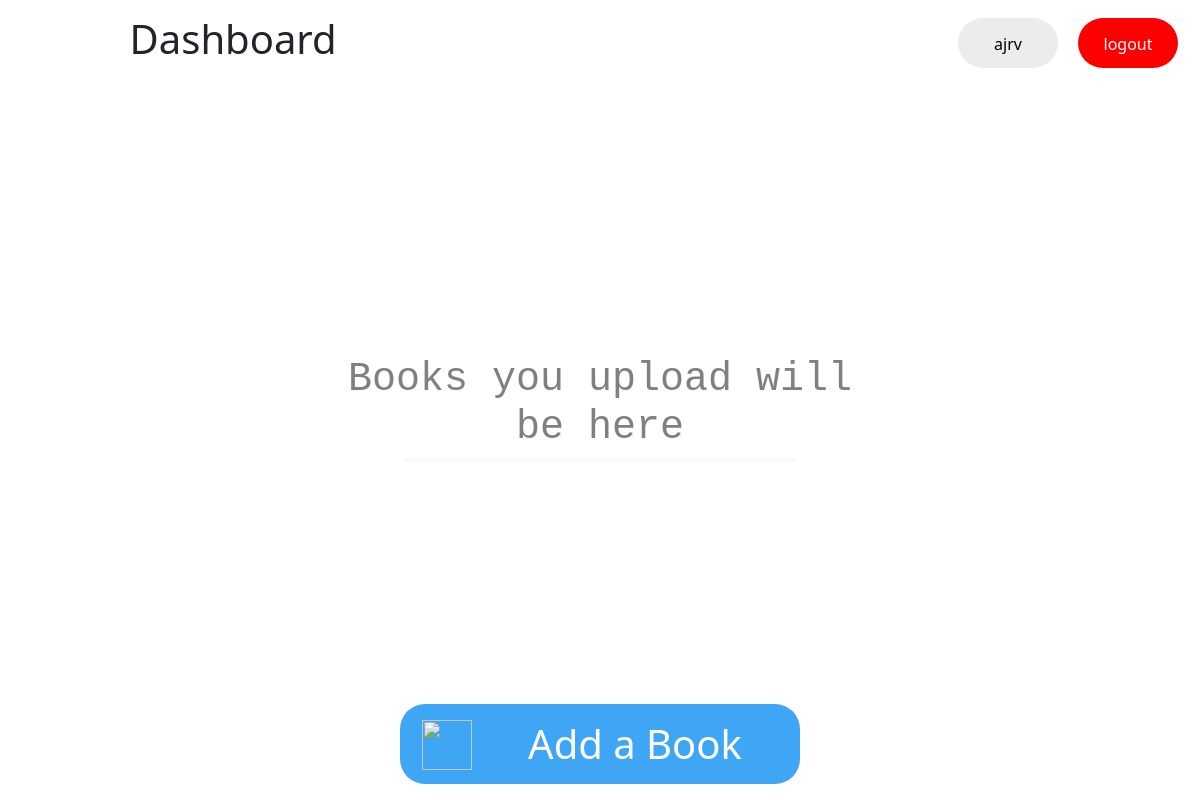
The app's page /dashboard (signed in), older data.
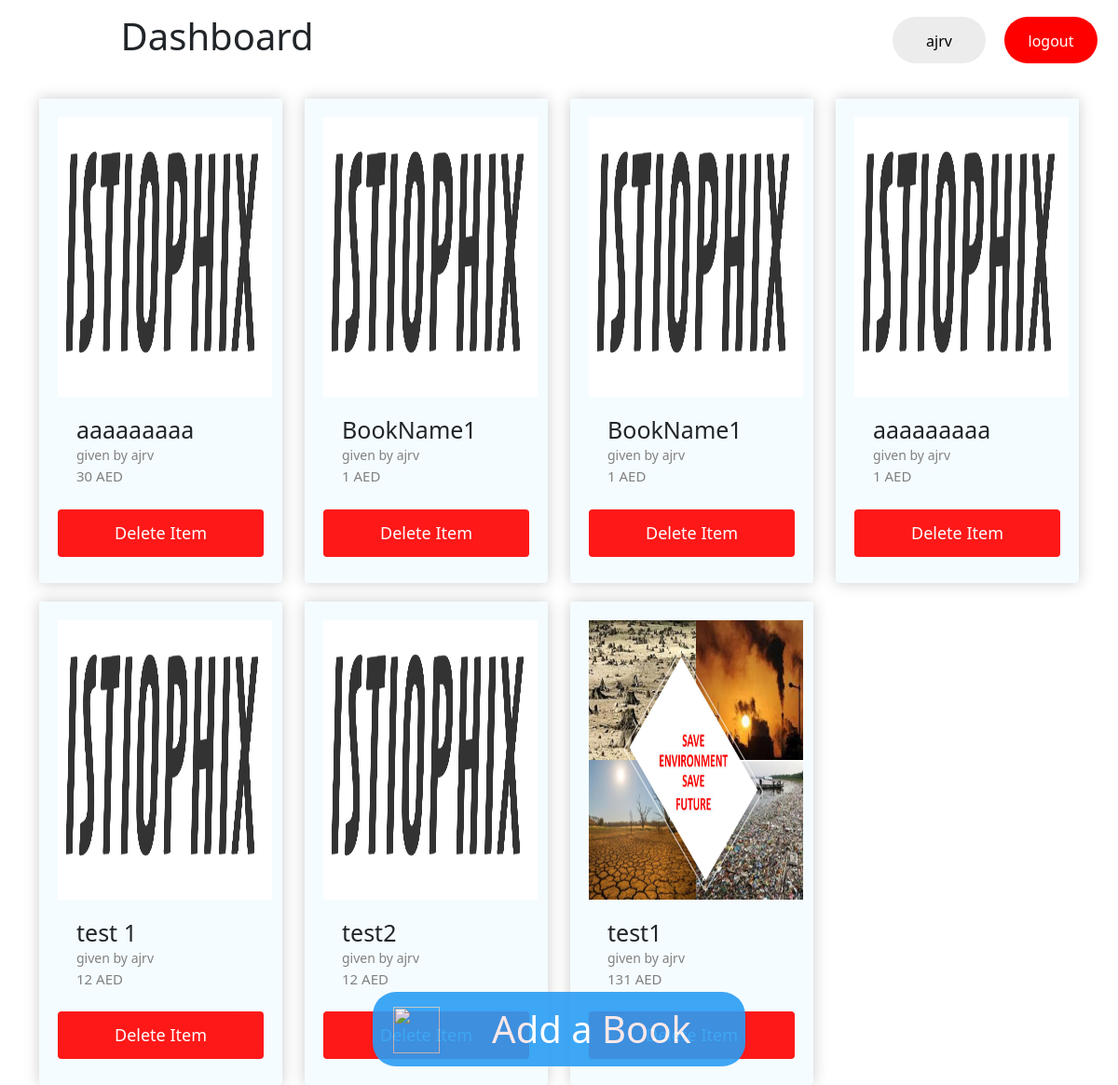
The same page, newer data.
### store/models.py (models this page shows, shortened)
class Product(models.Model):
    owner = models.ForeignKey(Profile, on_delete=models.CASCADE, default=1)
    bookname = models.CharField(max_length=100, null=True)
    category = models.CharField(max_length=100, null=True)
    price = models.IntegerField()
    image = models.ImageField(blank=True, null=True, upload_to='static/images')
    uploadid = models.CharField(max_length=100, null=True)
    @property
    def imageURL(self):
        try:
            url = self.image.url
        except:
            url = ""
        return url

class Profile(models.Model):
    user = models.OneToOneField(User, on_delete=models.CASCADE, null=True)
    email = models.CharField(max_length=100, null=True)
    phone_number = models.CharField(max_length=100, null=True)
    def __str__(self):
        return str(self.user)

### store/views.py (the view)
# urls.py: path('dashboard', views.dashboard, name="dashboard"),
@csrf_exempt
def dashboard(request):
    if request.user.is_authenticated:
        products = Product.objects.filter(owner__user=request.user)
        context = {'products': products}
        return render(request, 'store/dashboard.html', context)
    else:
        items = []
        context = {}
        return redirect ('loginpage')

### store/templates/store/dashboard.html (shortened to what this page needs)
{% extends 'store/main.html' %}
{% load static %}
{% block heading %}
    <h1 style="margin-left: 10%">Dashboard</h1>
{% endblock %}
{% block content %}
    {% if products %}
    <div class="row">
    {% for product in products %}
          <div class="col-lg-3" >
                <div class="card box-element" style="background-color: #f5fcff"  >
                        <img src="/static{{ product.imageURL}}" alt="" class="index_image">
                        <h1 class='bookname'>{{product.bookname}}</h1>
                        <span><small  style="margin-left: 20px; color: grey; font-size: 14px">given by {{ product.owner }}</small></span>
                        <p class="price" style="font-size: 15px; margin-left: 20px">{{ product.price }} AED</p>
                        <a  href="{% url 'delete_book' product.uploadid %}"><button  class="btn btn-outline-secondary add-btn" style="background: red ">Delete Item</button></a>
                </div>
          </div>
    {%  endfor %}
    {% else %}
     <div class="row"   >
        <div class="center" style="" >
    <div class="bgimg">
      <div class="middle">
          <h1>Books you upload will be here</h1>
          <hr>
      </div>
    </div>
    {% endif %}
    <div id="bottom">
        <a href="{% url 'give' %}">
            <button id="bot_open" class="btn btn-primary btn-rounded"><img class="menubar" style="color: white;" src="https://www.iconsdb.com/icons/preview/white/upload-3-xxl.png"><h1 class="  btn_text">Add a Book</h1></button>
        </a>
      </div>
    </div>
</div>
</div>
{% endblock %}

### store/templates/store/main.html (shortened to what this page needs)
<!DOCTYPE html>
{% load static %}
<html lang="en">
<head>
    <link href="https://cdn.jsdelivr.net/npm/bootstrap@5.1.0/dist/css/bootstrap.min.css" rel="stylesheet">
    <link rel="stylesheet" type="text/css" href="{% static 'css/main.css'%}">
</head>
<body>
  <nav class="navbar navbar-expand-lg">
      <div class="container-fluid" style="float: right">
      {% block heading %}
      {% endblock %}
        <div class="collapse navbar-collapse" id="navbarSupportedContent">
        <div class="d-flex">
        {% if user.is_authenticated %}
          <div class="oval" style="background: #ececec">
          <p class='para'>
              <a   class='active' style="color: black; text-decoration: none; padding: 10px"  >{{user.username}}</a>
          </p>
          </div>
          <div class="oval" style="background: #ff0000 ">
          <p class='para'>
          <a class='active' style="color: white; text-decoration: none; padding: 10px" href="{% url 'logoutuser' %}">logout</a>
          </p>
          </div>
        {% endif %}
      </div>
        </div>
      </div>
    </nav>
    <div class="container">
        {% block content %}
        {% endblock %}
</body>
</html>

### static_env/css/main.css (style rules this page uses)
button, button:focus { outline: none !important; box-shadow: none !important; }
body { background: white; }
.box-element { margin-top: 20px; box-shadow:hsl(0, 0%, 80%) 0 0 16px; background-color: #ffffff; border-radius: 4px; padding: 20px }
.card { border-radius: 0 0 4px 4px; }
.price { color: grey; font-size: 22px; }
.card button { border: none; padding: 12px; color: white; background-color: #000; text-align: center; cursor: pointer; width: 100%; font-size: 18px; }
.index_image { height: 300px; width: 230px; display: block; margin-left: auto; margin-right: auto; }
.bookname { margin: 20px; margin-bottom: 0px; font-size: 25px; }
body { background-color: #ecedee }
.card { border: none; overflow: hidden }
.oval { height: 50px; width: 100px; background-color: #555; border-radius: 50%; }

### store/templates/store/main.html (style rules this page uses)
.menubar { height: 50px; width: 50px; }
.oval { border-radius: 25px; background: #05ff9a; width: 100px; height: 50px; color: white; margin: 10px; }
.para { text-align: center; margin-top: 14px; }
body { background-color: white; }

### store/templates/store/dashboard.html (style rules this page uses)
.menubar { margin: 10px; flex: 0.6; }
.btn_text { margin: 10px; flex:4 }
#bottom { display: flex; align-items: center; justify-content: center; }
#bottom button { display: flex; position: fixed; left: 50%; bottom: 1%; transform: translate(-50%); background-color: #2a9df4; box-shadow: 4px; border-radius: 25px; height: 80px; border:none; width: 400px; text-align: center; text-decoration: none; }
* { box-sizing: border-box }
button { background-color: #04AA6D; color: white; padding: 14px 20px; margin: 8px 0; border: none; cursor: pointer; width: 100%; opacity: 0.9; }

Row changes from the older to the newer data that the page shows:
added Product: imageURL (picture), bookname "aaaaaaaaa", owner "ajrv", price "30"
added Product: imageURL (picture), bookname "BookName1", owner "ajrv", price "1"
added Product: imageURL (picture), bookname "BookName1", owner "ajrv", price "1"
added Product: imageURL (picture), bookname "aaaaaaaaa", owner "ajrv", price "1"
added Product: imageURL (picture), bookname "test 1", owner "ajrv", price "12"
added Product: imageURL (picture), bookname "test2", owner "ajrv", price "12"
added Product: imageURL (picture), bookname "test1", owner "ajrv", price "131"
Text that changed along with them:
text no longer shown: "Books you upload will be here"
